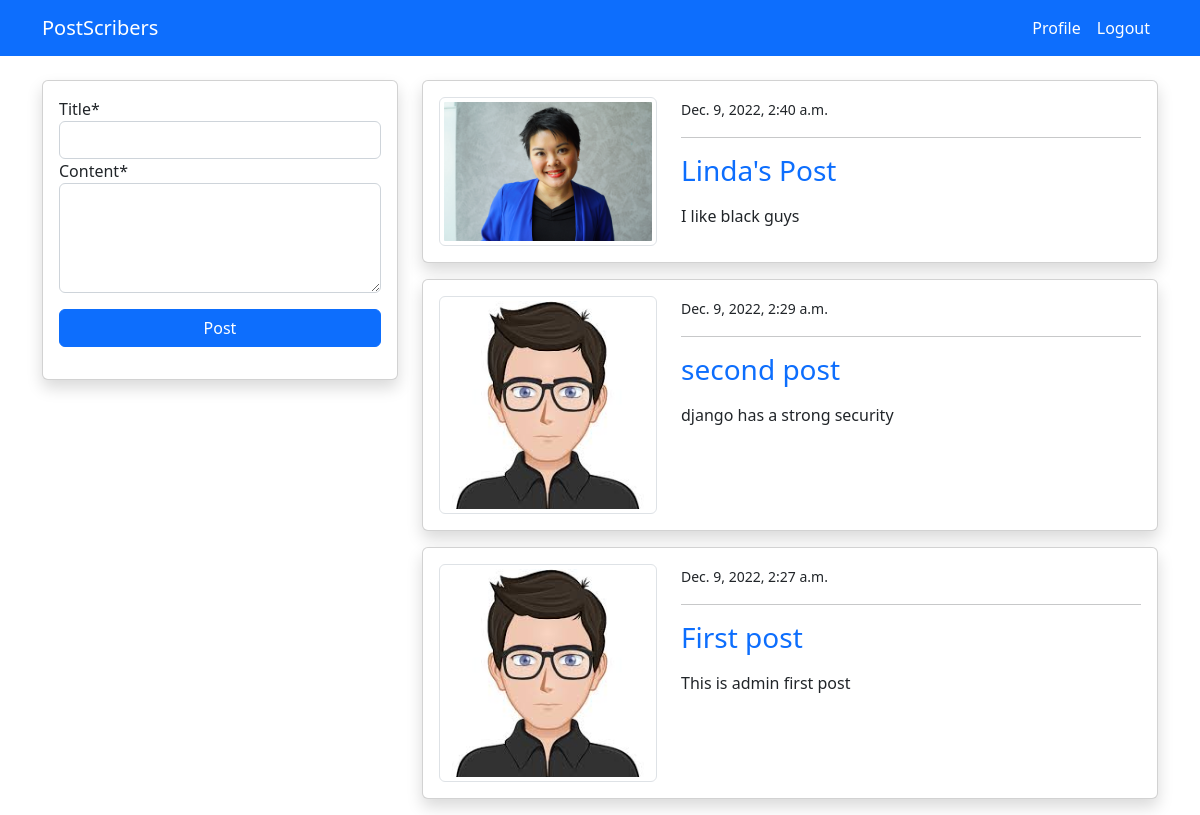
Page /blog/ (signed in) on the committed database.
### blog/models.py (models this page shows, shortened)
class PostModel(models.Model):
    title = models.CharField(max_length=100)
    content = models.TextField()
    author = models.ForeignKey(User, on_delete=models.CASCADE)
    date = models.DateTimeField(auto_now_add=True)
    class Meta:
        ordering = ('-date',)

### users/models.py (models this page shows, shortened)
class ProfileModel(models.Model):
    user = models.OneToOneField(User, on_delete=models.CASCADE)
    image = models.ImageField(default='default.png', upload_to='profile',validators=[FileExtensionValidator(['png','jpg'])])

### blog/views.py (the view)
# urls.py: path('blog/', views.index,name='blog-index'),
@login_required
def index(request):
    posts = PostModel.objects.all()
    if request.method == 'POST':
        form = PostModelForm(request.POST)
        if form.is_valid():
            instance = form.save(commit=False)
            instance.author = request.user
            instance.save()
            return redirect('blog-index')
    else:
        form = PostModelForm()
    context = {
        'posts': posts,
        'form' : form,
    }
    return render(request,'blog/index.html',context)

### blog/forms.py
class PostModelForm(forms.ModelForm):
    content = forms.CharField(widget=forms.Textarea(attrs={'rows':4}))
    class Meta:
        model = PostModel
        fields = ('title','content')

### templates/blog/index.html (shortened to what this page needs)
{% extends 'partials/base.html' %}
 {% load crispy_forms_tags %}
{%block content%}
<div class="container">
    <div class="row mt-5 pt-3">
        <div class="col-md-4">
            <div class="card shadow my-3">
                <div class="card-body">
                    <form method="POST">
                        {{ form| crispy }}
                        <div class="d-grid my-3"><input class="btn btn-primary btn-block" type="submit" value="Post"></div>
                    </form>
                </div>
            </div>
        </div>
        <div class="col-md-8">
            {% for post in posts %}
            <div class="card shadow my-3">
                <div class="card-body">
                    <div class="row">
                        <div class="col-md-4">
                            <img class="img-thumbnail" src=" {{post.author.profilemodel.image.url}} " alt="">
                        </div>
                        <div class="col-md-8">
                            <small> {{post.date}} </small>
                            <hr>
                            <a class="h3 text-decoration-none" href=" {% url 'blog-post-detail' post.id %} "> {{post.title}} </a>
                            <p class="text-justify my-3">
                                {{post.content}}
                            </p>
                        </div>
                    </div>
                </div>
            </div>
            {% endfor %}
        </div>
    </div>
</div>
{%endblock%}

### templates/partials/base.html (shortened to what this page needs)
{% load static %}
<!doctype html>
<html lang="en">
  <head>
    <link href="https://cdn.jsdelivr.net/npm/bootstrap@5.2.2/dist/css/bootstrap.min.css" rel="stylesheet">
    <link rel="stylesheet" href="{% static '/style.css' %}">
  </head>
  <body>
    {% include 'partials/nav.html' %}
    {% block content %}
    {%endblock%}
  </body>
</html>

### templates/partials/nav.html (shortened to what this page needs)
{%block content%}
<nav class="navbar navbar-expand-lg bg-primary fixed-top">
  <div class="container">
    {% if request.user.is_authenticated %}
    <a class="navbar-brand text-white" href="{% url 'blog-index' %}">PostScribers</a>
    <div class="collapse navbar-collapse" id="navbarSupportedContent">
      <ul class="navbar-nav ms-auto mb-5 mb-lg-0">
        <li class="nav-item">
          <a class="nav-link active text-white" aria-current="page" href="{% url 'users-profile' %}">Profile</a>
        </li>
        <li class="nav-item">
          <a class="nav-link text-white" href="{% url 'users-logout' %}">Logout</a>
        </li>
      </ul>
      {% endif %}
    </div>
  </div>
</nav>
  {%endblock%}

### rows in the picture
PostModel: author.profilemodel.image (picture), date "Dec. 9, 2022, 2:40 a.m.", title "Linda's Post", content "I like black guys"
PostModel: author.profilemodel.image (picture), date "Dec. 9, 2022, 2:29 a.m.", title "second post", content "django has a strong security"
PostModel: author.profilemodel.image (picture), date "Dec. 9, 2022, 2:27 a.m.", title "First post", content "This is admin first post"
